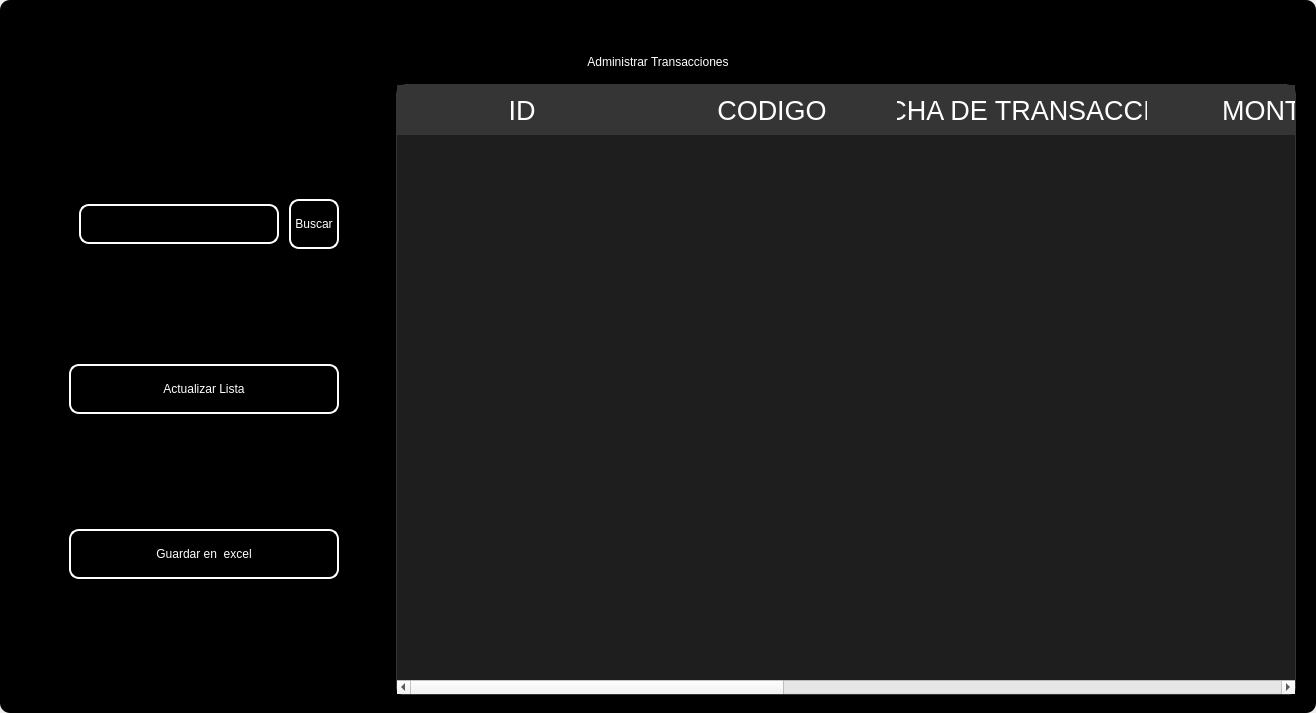
<?xml version="1.0" encoding="UTF-8"?>
<ui version="4.0">
 <class>MainWindow</class>
 <widget class="QMainWindow" name="MainWindow">
  <property name="geometry">
   <rect>
    <x>0</x>
    <y>0</y>
    <width>1316</width>
    <height>713</height>
   </rect>
  </property>
  <property name="windowTitle">
   <string>MainWindow</string>
  </property>
  <property name="styleSheet">
   <string notr="true"/>
  </property>
  <widget class="QWidget" name="centralwidget">
   <property name="styleSheet">
    <string notr="true"/>
   </property>
   <layout class="QVBoxLayout" name="verticalLayout">
    <property name="spacing">
     <number>0</number>
    </property>
    <property name="leftMargin">
     <number>0</number>
    </property>
    <property name="topMargin">
     <number>0</number>
    </property>
    <property name="rightMargin">
     <number>0</number>
    </property>
    <property name="bottomMargin">
     <number>0</number>
    </property>
    <item>
     <widget class="QFrame" name="frame">
      <property name="enabled">
       <bool>true</bool>
      </property>
      <property name="styleSheet">
       <string notr="true">
QFrame {
border-radius:10px;
	background-color: rgb(0, 0, 0);
 }
</string>
      </property>
      <property name="frameShape">
       <enum>QFrame::StyledPanel</enum>
      </property>
      <property name="frameShadow">
       <enum>QFrame::Raised</enum>
      </property>
      <layout class="QVBoxLayout" name="verticalLayout_2">
       <item>
        <widget class="QFrame" name="frame_superior">
         <property name="minimumSize">
          <size>
           <width>0</width>
           <height>40</height>
          </size>
         </property>
         <property name="maximumSize">
          <size>
           <width>16777215</width>
           <height>40</height>
          </size>
         </property>
         <property name="styleSheet">
          <string notr="true">QPushButton{
border-radius:18px;
}

QPushButton:hover{
	background-color: rgb(0, 0, 0);
}
</string>
         </property>
         <property name="frameShape">
          <enum>QFrame::StyledPanel</enum>
         </property>
         <property name="frameShadow">
          <enum>QFrame::Raised</enum>
         </property>
         <layout class="QHBoxLayout" name="horizontalLayout_3">
          <property name="spacing">
           <number>4</number>
          </property>
          <property name="leftMargin">
           <number>0</number>
          </property>
          <property name="topMargin">
           <number>0</number>
          </property>
          <property name="rightMargin">
           <number>0</number>
          </property>
          <property name="bottomMargin">
           <number>0</number>
          </property>
          <item>
           <widget class="QPushButton" name="btn_icon">
            <property name="text">
             <string/>
            </property>
            <property name="iconSize">
             <size>
              <width>40</width>
              <height>40</height>
             </size>
            </property>
           </widget>
          </item>
          <item>
           <spacer name="horizontalSpacer_2">
            <property name="orientation">
             <enum>Qt::Horizontal</enum>
            </property>
            <property name="sizeHint" stdset="0">
             <size>
              <width>443</width>
              <height>20</height>
             </size>
            </property>
           </spacer>
          </item>
          <item>
           <widget class="QPushButton" name="btn_exit">
            <property name="minimumSize">
             <size>
              <width>38</width>
              <height>38</height>
             </size>
            </property>
            <property name="maximumSize">
             <size>
              <width>38</width>
              <height>38</height>
             </size>
            </property>
            <property name="cursor">
             <cursorShape>PointingHandCursor</cursorShape>
            </property>
            <property name="text">
             <string/>
            </property>
            <property name="iconSize">
             <size>
              <width>35</width>
              <height>35</height>
             </size>
            </property>
           </widget>
          </item>
          <item>
           <widget class="QPushButton" name="bt_minimizar">
            <property name="minimumSize">
             <size>
              <width>38</width>
              <height>38</height>
             </size>
            </property>
            <property name="maximumSize">
             <size>
              <width>38</width>
              <height>38</height>
             </size>
            </property>
            <property name="cursor">
             <cursorShape>PointingHandCursor</cursorShape>
            </property>
            <property name="text">
             <string/>
            </property>
            <property name="icon">
             <iconset>
              <normaloff>image/minus.svg</normaloff>image/minus.svg</iconset>
            </property>
            <property name="iconSize">
             <size>
              <width>38</width>
              <height>38</height>
             </size>
            </property>
           </widget>
          </item>
          <item>
           <widget class="QPushButton" name="bt_maximizar">
            <property name="minimumSize">
             <size>
              <width>38</width>
              <height>38</height>
             </size>
            </property>
            <property name="maximumSize">
             <size>
              <width>38</width>
              <height>38</height>
             </size>
            </property>
            <property name="cursor">
             <cursorShape>PointingHandCursor</cursorShape>
            </property>
            <property name="text">
             <string/>
            </property>
            <property name="icon">
             <iconset>
              <normaloff>image/chevron-up.svg</normaloff>image/chevron-up.svg</iconset>
            </property>
            <property name="iconSize">
             <size>
              <width>38</width>
              <height>38</height>
             </size>
            </property>
           </widget>
          </item>
          <item>
           <widget class="QPushButton" name="bt_restaurar">
            <property name="minimumSize">
             <size>
              <width>38</width>
              <height>38</height>
             </size>
            </property>
            <property name="maximumSize">
             <size>
              <width>38</width>
              <height>38</height>
             </size>
            </property>
            <property name="cursor">
             <cursorShape>PointingHandCursor</cursorShape>
            </property>
            <property name="text">
             <string/>
            </property>
            <property name="icon">
             <iconset>
              <normaloff>image/chevron-down.svg</normaloff>image/chevron-down.svg</iconset>
            </property>
            <property name="iconSize">
             <size>
              <width>38</width>
              <height>38</height>
             </size>
            </property>
           </widget>
          </item>
          <item>
           <widget class="QPushButton" name="bt_cerrar">
            <property name="minimumSize">
             <size>
              <width>38</width>
              <height>38</height>
             </size>
            </property>
            <property name="maximumSize">
             <size>
              <width>38</width>
              <height>38</height>
             </size>
            </property>
            <property name="cursor">
             <cursorShape>PointingHandCursor</cursorShape>
            </property>
            <property name="text">
             <string/>
            </property>
            <property name="icon">
             <iconset>
              <normaloff>image/x.svg</normaloff>image/x.svg</iconset>
            </property>
            <property name="iconSize">
             <size>
              <width>38</width>
              <height>38</height>
             </size>
            </property>
           </widget>
          </item>
         </layout>
        </widget>
       </item>
       <item>
        <widget class="QLabel" name="label">
         <property name="styleSheet">
          <string notr="true">font: 30pt &quot;MS Shell Dlg 2&quot;;
color: rgb(255, 255, 255);</string>
         </property>
         <property name="text">
          <string>Administrar Transacciones</string>
         </property>
         <property name="alignment">
          <set>Qt::AlignCenter</set>
         </property>
        </widget>
       </item>
       <item>
        <widget class="QFrame" name="frame_3">
         <property name="minimumSize">
          <size>
           <width>0</width>
           <height>0</height>
          </size>
         </property>
         <property name="frameShape">
          <enum>QFrame::StyledPanel</enum>
         </property>
         <property name="frameShadow">
          <enum>QFrame::Raised</enum>
         </property>
         <layout class="QHBoxLayout" name="horizontalLayout_4">
          <property name="leftMargin">
           <number>9</number>
          </property>
          <property name="topMargin">
           <number>9</number>
          </property>
          <property name="rightMargin">
           <number>9</number>
          </property>
          <item>
           <layout class="QVBoxLayout" name="verticalLayout_4">
            <property name="spacing">
             <number>50</number>
            </property>
            <property name="sizeConstraint">
             <enum>QLayout::SetDefaultConstraint</enum>
            </property>
            <property name="leftMargin">
             <number>50</number>
            </property>
            <property name="topMargin">
             <number>50</number>
            </property>
            <property name="rightMargin">
             <number>50</number>
            </property>
            <property name="bottomMargin">
             <number>50</number>
            </property>
            <item>
             <layout class="QHBoxLayout" name="horizontalLayout">
              <property name="spacing">
               <number>10</number>
              </property>
              <property name="leftMargin">
               <number>10</number>
              </property>
              <property name="topMargin">
               <number>0</number>
              </property>
              <property name="bottomMargin">
               <number>0</number>
              </property>
              <item>
               <widget class="QLineEdit" name="searchtxt">
                <property name="minimumSize">
                 <size>
                  <width>200</width>
                  <height>25</height>
                 </size>
                </property>
                <property name="maximumSize">
                 <size>
                  <width>150</width>
                  <height>40</height>
                 </size>
                </property>
                <property name="styleSheet">
                 <string notr="true">QLabel {
	color: rgb(255, 255, 254);
	font: 12pt &quot;Arial&quot;;
	background-color: rgba(0, 0, 0,0);
}

QTextEdit{
background-color: rgba(0, 0, 0,0);
border-radius:10px; 
font: 12pt &quot;Arial&quot;;
color: rgb(255, 255, 254);
border: 2px solid  rgb(255, 255, 255);

}

QTextEdit:hover{
background-color: rgba(0, 0, 0,0);
border-radius:10px; 
font: 12pt &quot;Arial&quot;;
border: 2px solid  rgb(120, 0, 171);
}

QTextEdit:focus{
background-color: rgb(0, 0, 0);
border-radius:10px; 
font: 12pt &quot;Arial&quot;;
border: 2px solid rgb(120, 0, 171);
}

QLineEdit{
background-color: rgba(0, 0, 0,0);
border-radius:10px; 
font: 12pt &quot;Arial&quot;;
color: rgb(255, 255, 254);
border: 2px solid  rgb(255, 255, 255);

}

QLineEdit:hover{
background-color: rgba(0, 0, 0,0);
border-radius:10px; 
font: 12pt &quot;Arial&quot;;
border: 2px solid  rgb(120, 0, 171);
}

QLineEdit:focus{
background-color: rgb(0, 0, 0);
border-radius:10px; 
font: 12pt &quot;Arial&quot;;
border: 2px solid rgb(120, 0, 171);
}

QCheckBox{
	font: 12pt &quot;Arial&quot;;
	color: rgb(255, 255, 255);
}

QCheckBox::indicator {
    width: 18px;
    height:18px;
}

QCheckBox::indicator:unchecked {
   background-image: url(image/square.svg);
}

QCheckBox::indicator:checked {
   background-image: url(image/check-square.svg);
}

QPushButton{
border-radius:10px; 
font: 12pt &quot;Arial&quot;;
color: rgb(255, 255, 254);
border: 2px solid #ffffff;
}

QPushButton:hover{
border-radius:10px; 
font: 12pt &quot;Arial&quot;;
color: rgb(255, 255, 255);
border: 2px solid rgb(120, 0, 171);
	background-color: rgb(120, 0, 171);
}
</string>
                </property>
               </widget>
              </item>
              <item>
               <widget class="QPushButton" name="btn_search">
                <property name="sizePolicy">
                 <sizepolicy hsizetype="Minimum" vsizetype="Fixed">
                  <horstretch>0</horstretch>
                  <verstretch>0</verstretch>
                 </sizepolicy>
                </property>
                <property name="minimumSize">
                 <size>
                  <width>0</width>
                  <height>15</height>
                 </size>
                </property>
                <property name="maximumSize">
                 <size>
                  <width>100</width>
                  <height>50</height>
                 </size>
                </property>
                <property name="cursor">
                 <cursorShape>PointingHandCursor</cursorShape>
                </property>
                <property name="styleSheet">
                 <string notr="true">QPushButton{
border-radius:10px; 
font: 12pt &quot;Arial&quot;;
color: rgb(255, 255, 254);
border: 2px solid #ffffff;
}

QPushButton:hover{
border-radius:10px; 
font: 12pt &quot;Arial&quot;;
color: rgb(255, 255, 255);
border: 2px solid rgb(120, 0, 171);
	background-color: rgb(120, 0, 171);
}</string>
                </property>
                <property name="text">
                 <string>Buscar</string>
                </property>
               </widget>
              </item>
             </layout>
            </item>
            <item>
             <widget class="QPushButton" name="btn_get">
              <property name="minimumSize">
               <size>
                <width>50</width>
                <height>40</height>
               </size>
              </property>
              <property name="maximumSize">
               <size>
                <width>300</width>
                <height>50</height>
               </size>
              </property>
              <property name="cursor">
               <cursorShape>PointingHandCursor</cursorShape>
              </property>
              <property name="styleSheet">
               <string notr="true">QPushButton{
border-radius:10px; 
font: 12pt &quot;Arial&quot;;
color: rgb(255, 255, 254);
border: 2px solid #ffffff;
}

QPushButton:hover{
border-radius:10px; 
font: 12pt &quot;Arial&quot;;
color: rgb(255, 255, 255);
border: 2px solid rgb(120, 0, 171);
	background-color: rgb(120, 0, 171);
}</string>
              </property>
              <property name="text">
               <string>Actualizar Lista</string>
              </property>
              <property name="iconSize">
               <size>
                <width>35</width>
                <height>35</height>
               </size>
              </property>
             </widget>
            </item>
            <item>
             <widget class="QPushButton" name="btn_excel">
              <property name="minimumSize">
               <size>
                <width>10</width>
                <height>40</height>
               </size>
              </property>
              <property name="maximumSize">
               <size>
                <width>300</width>
                <height>50</height>
               </size>
              </property>
              <property name="cursor">
               <cursorShape>PointingHandCursor</cursorShape>
              </property>
              <property name="styleSheet">
               <string notr="true">QPushButton{
border-radius:10px; 
font: 12pt &quot;Arial&quot;;
color: rgb(255, 255, 254);
border: 2px solid #ffffff;
}

QPushButton:hover{
border-radius:10px; 
font: 12pt &quot;Arial&quot;;
color: rgb(255, 255, 255);
border: 2px solid rgb(120, 0, 171);
	background-color: rgb(120, 0, 171);
}</string>
              </property>
              <property name="text">
               <string>Guardar en  excel</string>
              </property>
              <property name="iconSize">
               <size>
                <width>35</width>
                <height>35</height>
               </size>
              </property>
             </widget>
            </item>
           </layout>
          </item>
          <item>
           <widget class="QTableWidget" name="table_transaction">
            <property name="minimumSize">
             <size>
              <width>900</width>
              <height>0</height>
             </size>
            </property>
            <property name="maximumSize">
             <size>
              <width>700</width>
              <height>16777215</height>
             </size>
            </property>
            <property name="styleSheet">
             <string notr="true">QTableView {
	background-color: rgba(255, 255, 255, 30); 	
	border: 1px solid rgba(255,255,255,40);
	border-bottom-right-radius: 7px; 
	border-bottom-left-radius: 7px; 
	color: white;
	font: 15pt &quot;MS Shell Dlg 2&quot;;
}

QHeaderView::section {
background-color: rgb(53, 53, 53);
color: white;
border: none;
height: 50px;
font-size: 20pt;
}

QTableView::item {
    border-style: none;
    border-bottom: 1px solid rgba(255,255,255,50);
    padding-left: auto;
    padding-right: auto;
}

QTableView::item:selected{
	border: none;
	color: rgb(255, 255, 255);
    background-color: rgba(255, 255, 255, 50);
}
</string>
            </property>
            <property name="lineWidth">
             <number>1</number>
            </property>
            <property name="editTriggers">
             <set>QAbstractItemView::NoEditTriggers</set>
            </property>
            <attribute name="horizontalHeaderDefaultSectionSize">
             <number>250</number>
            </attribute>
            <column>
             <property name="text">
              <string>ID</string>
             </property>
            </column>
            <column>
             <property name="text">
              <string>CODIGO</string>
             </property>
            </column>
            <column>
             <property name="text">
              <string>FECHA DE TRANSACCION</string>
             </property>
            </column>
            <column>
             <property name="text">
              <string>MONTO</string>
             </property>
            </column>
            <column>
             <property name="text">
              <string>TIPO</string>
             </property>
            </column>
            <column>
             <property name="text">
              <string>ENTIDAD</string>
             </property>
            </column>
            <column>
             <property name="text">
              <string>TIPO DE PAGO</string>
             </property>
            </column>
           </widget>
          </item>
         </layout>
        </widget>
       </item>
      </layout>
     </widget>
    </item>
   </layout>
  </widget>
 </widget>
 <resources/>
 <connections/>
</ui>
